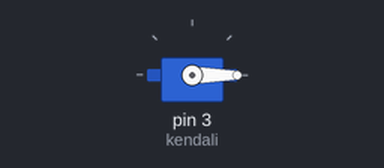
A sketch run on a simulated Arduino Uno, built with avr-gcc and run on an emulated ATmega328P. Parts: servo.

Above: at 0.05 s.
At 6.0 s:
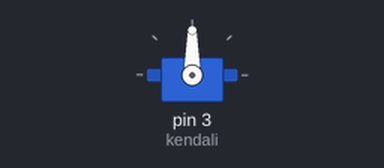
Timing chart, 0 to 7.8 s (numbered marks = the images above):
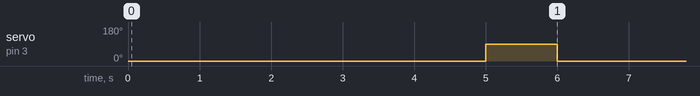

Measured:
- by itself, servo on pin 3 (kendali): alternates 90° for 1.0 s and 0° for 5.0 s

The sketch:

servo.ino
```cpp
#include <Servo.h>
Servo kendali;

 void setup() {
  // put your setup code here, to run once:
  kendali.attach(3);
}

void loop() {
  // put your main code here, to run repeatedly:
  kendali.write(0);
  delay(5000);
  kendali.write(90);
  delay(1000);
}
```
